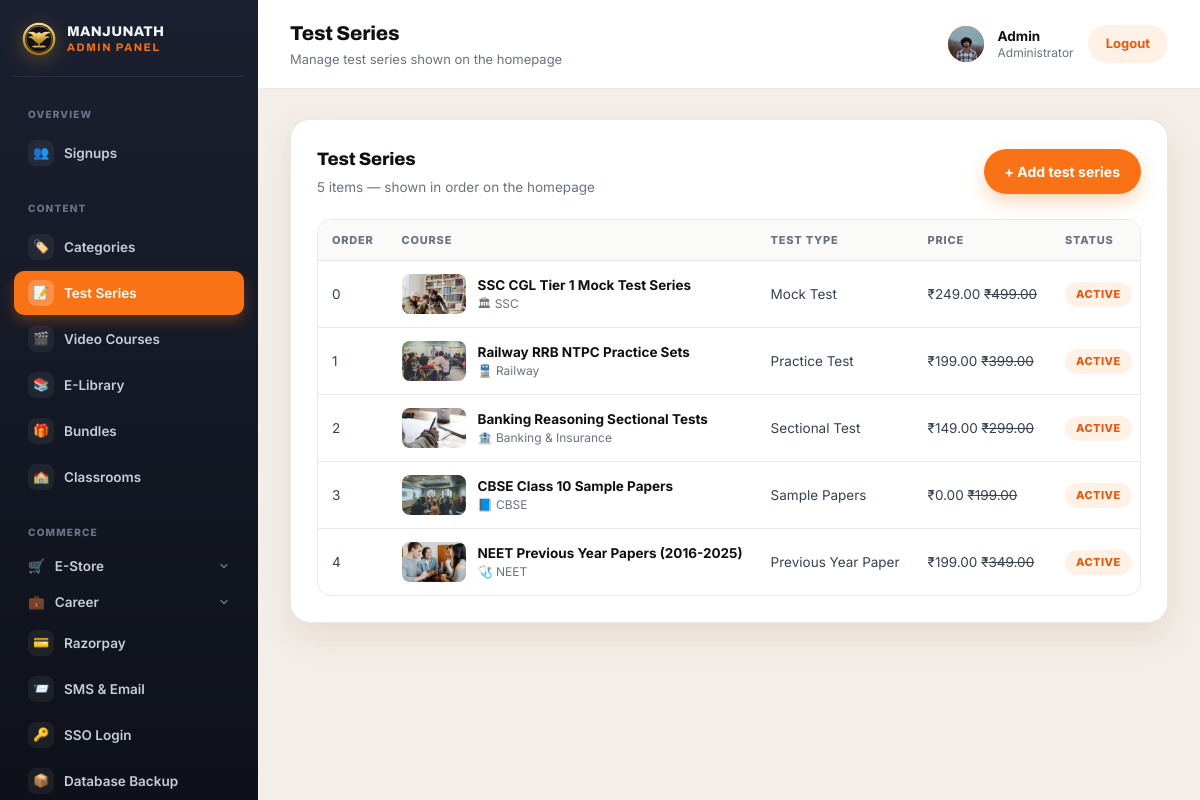
The page /panel/courses/test_series/ (signed in) on the database its author committed.
### myapp/models.py (models this page shows, shortened)
class CustomUser(AbstractBaseUser, PermissionsMixin):
    GENDER_CHOICES = [
        ('male', 'Male'),
        ('female', 'Female'),
        ('other', 'Other'),
    ]
    name = models.CharField(max_length=150)
    email = models.EmailField(unique=True)
    number = models.CharField(max_length=15)
    age = models.PositiveIntegerField(null=True, blank=True)
    gender = models.CharField(max_length=10, choices=GENDER_CHOICES, blank=True)
    state = models.CharField(max_length=100, blank=True)
    city = models.CharField(max_length=100, blank=True)
    profile_picture = models.ImageField(upload_to='profile_pictures/', blank=True, null=True)
    is_active = models.BooleanField(default=True)
    is_staff = models.BooleanField(default=False)
    date_joined = models.DateTimeField(auto_now_add=True)
    objects = CustomUserManager()
    USERNAME_FIELD = 'email'
    REQUIRED_FIELDS = ['name', 'number']

class Course(models.Model):
    TEST_SERIES = 'test_series'
    VIDEO_COURSE = 'video_course'
    ELIBRARY = 'elibrary'
    TYPE_CHOICES = [
        (TEST_SERIES, 'Test Series'),
        (VIDEO_COURSE, 'Video Course'),
        (ELIBRARY, 'E-Library'),
    ]
    TEST_TYPE_CHOICES = [
        ('mock_test', 'Mock Test'),
        ('practice_test', 'Practice Test'),
        ('sectional_test', 'Sectional Test'),
        ('sample_papers', 'Sample Papers'),
        ('previous_year_paper', 'Previous Year Paper'),
    ]
    VALIDITY_DAYS = 'days'
    VALIDITY_MONTHS = 'months'
    VALIDITY_UNIT_CHOICES = [
        (VALIDITY_DAYS, 'Days'),
        (VALIDITY_MONTHS, 'Months'),
    ]
    course_type = models.CharField(max_length=20, choices=TYPE_CHOICES)
    category = models.ForeignKey(Category, on_delete=models.SET_NULL, null=True, blank=True, related_name='courses')
    name = models.CharField(max_length=200, verbose_name='Course name')
    test_type = models.CharField(max_length=20, choices=TEST_TYPE_CHOICES, blank=True, help_text='Used for Test Series only — e.g. Mock Test, Practice Test.')
    original_price = models.DecimalField(max_digits=8, decimal_places=2, default=0)
    current_price = models.DecimalField(max_digits=8, decimal_places=2, default=0)
    force_free = models.BooleanField(default=False, verbose_name='Make this free', help_text='Grant free access even if a price is set above')
    enable_validity = models.BooleanField(default=False, help_text='Turn on if access to this course expires after a validity period')
    validity_value = models.PositiveIntegerField(null=True, blank=True, help_text='Length of access, e.g. 6')
    validity_unit = models.CharField(max_length=10, choices=VALIDITY_UNIT_CHOICES, default=VALIDITY_MONTHS, blank=True)
    about = models.TextField(blank=True, verbose_name='About course')
    thumbnail = models.ImageField(upload_to='courses/', blank=True, null=True, help_text='Recommended size: 400×240px (16:10).')
    pdf_file = models.FileField(upload_to='elibrary_pdfs/', blank=True, null=True, help_text='Used for E-Library only. Upload the book/notes as a PDF.')
    video_file = models.FileField(upload_to='course_videos/', blank=True, null=True, help_text='Used for Video Courses only. Upload the course video (MP4 recommended).')
    duration_minutes = models.PositiveIntegerField(null=True, blank=True, help_text='Video length in minutes (Video Course) or time limit in minutes (Test Series).')
    author = models.CharField(max_length=150, blank=True, help_text='Used for E-Library only.')
    pages = models.PositiveIntegerField(null=True, blank=True, help_text='Used for E-Library only — number of pages.')
    order = models.PositiveIntegerField(default=0)
    is_active = models.BooleanField(default=True)
    created_at = models.DateTimeField(auto_now_add=True)
    class Meta:
        ordering = ['order', '-created_at']

class Category(models.Model):
    name = models.CharField(max_length=100, unique=True)
    icon = models.CharField(max_length=10, blank=True, help_text='Optional emoji icon, e.g. 📘')
    order = models.PositiveIntegerField(default=0)
    class Meta:
        ordering = ['order', 'name']
        verbose_name_plural = 'Categories'

### myapp/views.py (the view)
# urls.py: path('panel/courses/<str:course_type>/', views.panel_course_list, name='panel_course_list'),
@login_required(login_url='login')
@user_passes_test(_is_staff, login_url='login')
def panel_course_list(request, course_type):
    _course_type_or_404(course_type)
    courses = Course.objects.filter(course_type=course_type)
    return render(request, 'myapp/panel/course_list.html', {
        'courses': courses,
        'course_type': course_type,
        'type_label': COURSE_TYPE_LABELS[course_type],
    })

### myapp/context_processors.py (called while the page is built)
def site_settings(request):
    return {
        'site_settings': SiteSettings.load(),
        'top_notifications': Notification.objects.filter(is_active=True),
        'chatbot_settings': ChatbotSettings.load(),
        'chatbot_questions': ChatbotQuestion.objects.filter(is_active=True),
        'hero': HeroSection.load(),
        'daily_current_card': DailyUpdateCard.load(DailyUpdateCard.CURRENT_AFFAIRS),
        'daily_news_card': DailyUpdateCard.load(DailyUpdateCard.DAILY_NEWS),
        'pwa_settings': PWASettings.load(),
        'sso_settings': SSOSettings.load(),
    }

### myapp/models.py (called while the page is built)
    @classmethod
    def load(cls):
        obj, _ = cls.objects.get_or_create(pk=1)
        return obj

    @classmethod
    def load(cls):
        obj, _ = cls.objects.get_or_create(pk=1)
        return obj

    @classmethod
    def load(cls):
        obj, _ = cls.objects.get_or_create(pk=1)
        return obj

    @classmethod
    def load(cls, key):
        obj, _ = cls.objects.get_or_create(key=key, defaults={'key': key, **cls.DEFAULTS[key]})
        return obj

    @classmethod
    def load(cls):
        obj, _ = cls.objects.get_or_create(pk=1)
        return obj

    @classmethod
    def load(cls):
        obj, _ = cls.objects.get_or_create(pk=1)
        return obj

### myapp/views.py (called while the page is built)
def _is_staff(user):
    return user.is_authenticated and user.is_staff

def _course_type_or_404(course_type):
    if course_type not in COURSE_TYPE_LABELS:
        raise Http404

### myapp/templates/myapp/panel/course_list.html (shortened to what this page needs)
{% extends "myapp/panel/base.html" %}
{% block page_title %}{{ type_label }}{% endblock %}
{% block page_sub %}Manage {{ type_label|lower }} shown on the homepage{% endblock %}
{% block content %}
<div class="panel-card">
  <div class="panel-card-head">
    <div>
      <h2>{{ type_label }}</h2>
      <p>{{ courses|length }} item{{ courses|length|pluralize }} — shown in order on the homepage</p>
    </div>
    <a class="btn btn-primary" href="{% url 'panel_course_add' course_type %}">+ Add {{ type_label|lower }}</a>
  </div>
  {% if courses %}
    <div class="panel-table-wrap">
      <table class="panel-table">
        <thead>
          <tr>
            <th>Order</th>
            <th>Course</th>
            {% if course_type == 'test_series' %}<th>Test type</th>{% endif %}
            <th>Price</th>
            <th>Status</th>
          </tr>
        </thead>
        <tbody>
          {% for course in courses %}
          <tr>
            <td>{{ course.order }}</td>
            <td>
              <div class="course-cell">
                {% if course.thumbnail %}
                  <img class="course-thumb" src="{{ course.thumbnail.url }}" alt="">
                {% else %}
                  <span class="course-thumb-empty">No image</span>
                {% endif %}
                <div>
                  <div class="course-title-text">{{ course.name }}</div>
                  {% if course.category %}<div class="course-cat-text">{{ course.category.icon }} {{ course.category.name }}</div>{% endif %}
                </div>
              </div>
            </td>
            {% if course_type == 'test_series' %}<td>{{ course.get_test_type_display|default:"—" }}</td>{% endif %}
            <td>₹{{ course.current_price }} {% if course.original_price and course.original_price != course.current_price %}<s>₹{{ course.original_price }}</s>{% endif %}</td>
            <td>{% if course.is_active %}<span class="panel-badge">Active</span>{% else %}<span class="panel-badge panel-badge-muted">Hidden</span>{% endif %}</td>
          </tr>
          {% endfor %}
        </tbody>
      </table>
    </div>
  {% else %}
    <p class="panel-empty"><span class="panel-empty-ico">🗂️</span>No {{ type_label|lower }} added yet.</p>
  {% endif %}
</div>
{% endblock %}

### myapp/templates/myapp/panel/base.html (shortened to what this page needs)
<!DOCTYPE html>
<html lang="en">
<head>
</head>
<body>
<div class="panel-shell">
  <aside class="panel-sidebar" id="panelSidebar">
    <div class="panel-brand">
      <span class="panel-crest" aria-hidden="true">
      </span>
      <span class="panel-brand-text"><span>MANJUNATH</span><span>Admin Panel</span></span>
    </div>
    <nav class="panel-nav">
      <p class="panel-nav-label">Overview</p>
      <a class="{% block nav_signups %}{% endblock %}" href="{% url 'panel_signups' %}">
        <span class="panel-nav-ico">👥</span> Signups
      </a>
      <p class="panel-nav-label">Content</p>
      <a class="{% block nav_categories %}{% endblock %}" href="{% url 'panel_category_list' %}">
        <span class="panel-nav-ico">🏷️</span> Categories
      </a>
      <a class="{% if course_type == 'test_series' %}is-active{% endif %}" href="{% url 'panel_course_list' 'test_series' %}">
        <span class="panel-nav-ico">📝</span> Test Series
      </a>
      <a class="{% if course_type == 'video_course' %}is-active{% endif %}" href="{% url 'panel_course_list' 'video_course' %}">
        <span class="panel-nav-ico">🎬</span> Video Courses
      </a>
      <a class="{% if course_type == 'elibrary' %}is-active{% endif %}" href="{% url 'panel_course_list' 'elibrary' %}">
        <span class="panel-nav-ico">📚</span> E-Library
      </a>
      <a class="{% block nav_bundles %}{% endblock %}" href="{% url 'panel_bundle_list' %}">
        <span class="panel-nav-ico">🎁</span> Bundles
      </a>
      <a class="{% block nav_classrooms %}{% endblock %}" href="{% url 'panel_classroom_list' %}">
        <span class="panel-nav-ico">🏫</span> Classrooms
      </a>
      <p class="panel-nav-label">Commerce</p>
      <div class="panel-nav-group {% block nav_store_open %}{% endblock %}">
        <button type="button" class="panel-nav-group-toggle {% block nav_store %}{% endblock %}">
          <span class="panel-nav-ico">🛒</span> E-Store
          <svg class="panel-nav-group-caret" viewBox="0 0 24 24" width="12" height="12" aria-hidden="true"><path d="m6 9 6 6 6-6" fill="none" stroke="currentColor" stroke-width="2.2" stroke-linecap="round" stroke-linejoin="round"/></svg>
        </button>
      </div>
      <div class="panel-nav-group {% block nav_career_open %}{% endblock %}">
        <button type="button" class="panel-nav-group-toggle {% block nav_career %}{% endblock %}">
          <span class="panel-nav-ico">💼</span> Career
          <svg class="panel-nav-group-caret" viewBox="0 0 24 24" width="12" height="12" aria-hidden="true"><path d="m6 9 6 6 6-6" fill="none" stroke="currentColor" stroke-width="2.2" stroke-linecap="round" stroke-linejoin="round"/></svg>
        </button>
      </div>
      <a class="{% block nav_razorpay %}{% endblock %}" href="{% url 'panel_razorpay_settings' %}">
        <span class="panel-nav-ico">💳</span> Razorpay
      </a>
      <a class="{% block nav_sms_email %}{% endblock %}" href="{% url 'panel_notification_provider_settings' %}">
        <span class="panel-nav-ico">📨</span> SMS &amp; Email
      </a>
      <a class="{% block nav_sso %}{% endblock %}" href="{% url 'panel_sso_settings' %}">
        <span class="panel-nav-ico">🔑</span> SSO Login
      </a>
      <a class="{% block nav_dropbox %}{% endblock %}" href="{% url 'panel_dropbox_settings' %}">
        <span class="panel-nav-ico">📦</span> Database Backup
      </a>
    </nav>
  </aside>
  <div class="panel-main">
    <header class="panel-topbar">
      <div class="panel-topbar-left">
        <div id="panelPageTitle">
          <h1>{% block page_title %}Admin Panel{% endblock %}</h1>
          <p class="panel-topbar-sub">{% block page_sub %}{% endblock %}</p>
        </div>
      </div>
      <div class="panel-user">
        {% if user.profile_picture %}
          <img class="panel-user-avatar" src="{{ user.profile_picture.url }}" alt="">
        {% else %}
          <span class="panel-user-avatar">{{ user.name|default:user.email|first|upper }}</span>
        {% endif %}
        <span class="panel-user-info">
          <strong>{{ user.name|default:user.email }}</strong>
          <span>Administrator</span>
        </span>
        <a class="panel-logout" href="{% url 'logout' %}">Logout</a>
      </div>
    </header>
    <main class="panel-content" id="panelContent">
      {% block content %}{% endblock %}
    </main>
  </div>
</div>
</body>
</html>

### rows shown on the page
CustomUser: profile_picture (picture), name "Admin"
Course: order "0", thumbnail (picture), name "SSC CGL Tier 1 Mock Test Series", category.icon "🏛", category.name "SSC", test_type "Mock Test", current_price "249.00", original_price "499.00", is_active "ACTIVE"
Course: order "1", thumbnail (picture), name "Railway RRB NTPC Practice Sets", category.icon "🚆", category.name "Railway", test_type "Practice Test", current_price "199.00", original_price "399.00", is_active "ACTIVE"
Course: order "2", thumbnail (picture), name "Banking Reasoning Sectional Tests", category.icon "🏦", category.name "Banking & Insurance", test_type "Sectional Test", current_price "149.00", original_price "299.00", is_active "ACTIVE"
Course: order "3", thumbnail (picture), name "CBSE Class 10 Sample Papers", category.icon "📘", category.name "CBSE", test_type "Sample Papers", current_price "0.00", original_price "199.00", is_active "ACTIVE"
Course: order "4", thumbnail (picture), name "NEET Previous Year Papers (2016-2025)", category.icon "🩺", category.name "NEET", test_type "Previous Year Paper", current_price "199.00", original_price "349.00", is_active "ACTIVE"

### other values the page prints
{{ type_label }} "Test Series"
{{ type_label|lower }} "test series"
{{ courses|length }} "5"
